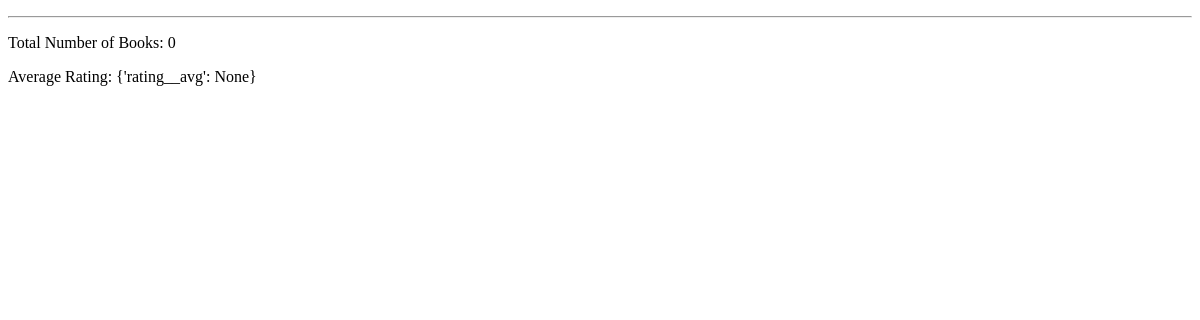
/, run on an earlier commit of the app's database.
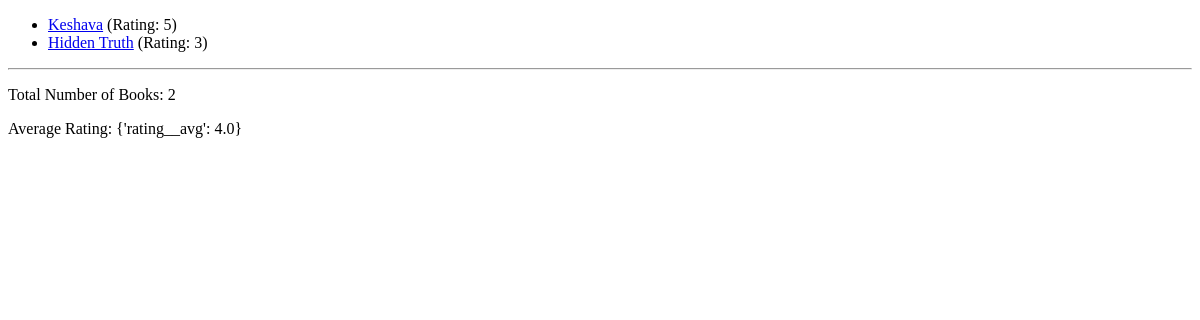
And on a later commit of the database.
### book_outlet/models.py (models this page shows)
class Book(models.Model):
    title = models.CharField(max_length=50)
    rating = models.IntegerField(validators=[MinValueValidator(1), MaxValueValidator(5)])
    author = models.ForeignKey(Author, on_delete=models.CASCADE, null=True, related_name="books")
    is_bestselling = models.BooleanField(default=False)
    slug = models.SlugField(default="" ,blank=True,  null=False, db_index=True)
    published_countries = models.ManyToManyField(Country)
    def get_absolute_url(self):
        return reverse("book-detail",  args=[self.id])

### book_outlet/views.py (the view)
# urls.py: path("" , views.index),
def index(request):
        books = Book.objects.all().order_by("-title") # in decending order
        num_books = books.count()
        avg_rating = books.aggregate(Avg("rating"))
        return render(request, 'book_outlet/index.html' , {
        "books": books,
        "total_numbers_of_books" : num_books,
        "average_rating" : avg_rating
    })

### book_outlet/templates/book_outlet/index.html (shortened to what this page needs)
{% extends "book_outlet/base.html" %}
{% block content %}
<ul>
    {% for book in books %}
    <li><a href="{{ book.get_absolute_url }}">{{ book.title }}</a> (Rating: {{ book.rating }})</li>
    {% endfor %}
</ul>
<hr>
<p>Total Number of Books: {{ total_numbers_of_books }}</p>
<p>Average Rating: {{ average_rating }}</p>
{% endblock %}

### book_outlet/templates/book_outlet/base.html (shortened to what this page needs)
<!DOCTYPE html>
<html lang="en">
<head>
</head>
<body>
 {% block content %}
 {% endblock %}
</body>
</html>

What changed in the data, as far as the page shows it:
added Book: title "Keshava", rating "5"
added Book: title "Hidden Truth", rating "3"
Also different on the page:
{{ total_numbers_of_books }}: "0" → "2"
{{ average_rating }}: "{'rating__avg': None}" → "{'rating__avg': 4.0}"
